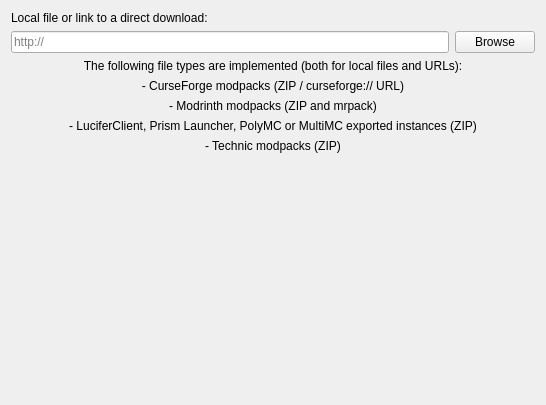
<?xml version="1.0" encoding="UTF-8"?>
<ui version="4.0">
 <class>ImportPage</class>
 <widget class="QWidget" name="ImportPage">
  <property name="geometry">
   <rect>
    <x>0</x>
    <y>0</y>
    <width>546</width>
    <height>405</height>
   </rect>
  </property>
  <layout class="QGridLayout" name="gridLayout">
   <item row="2" column="0">
    <widget class="QLineEdit" name="modpackEdit">
     <property name="placeholderText">
      <string notr="true">http://</string>
     </property>
    </widget>
   </item>
   <item row="2" column="1">
    <widget class="QPushButton" name="modpackBtn">
     <property name="text">
      <string>Browse</string>
     </property>
    </widget>
   </item>
   <item row="3" column="0" rowspan="2" colspan="2">
    <layout class="QVBoxLayout" name="verticalLayout">
     <item>
      <widget class="QLabel" name="label">
       <property name="text">
        <string>The following file types are implemented (both for local files and URLs):</string>
       </property>
       <property name="alignment">
        <set>Qt::AlignCenter</set>
       </property>
      </widget>
     </item>
     <item>
      <widget class="QLabel" name="label_5">
       <property name="text">
        <string>- CurseForge modpacks (ZIP / curseforge:// URL)</string>
       </property>
       <property name="alignment">
        <set>Qt::AlignCenter</set>
       </property>
      </widget>
     </item>
     <item>
      <widget class="QLabel" name="label_3">
       <property name="text">
        <string>- Modrinth modpacks (ZIP and mrpack)</string>
       </property>
       <property name="alignment">
        <set>Qt::AlignCenter</set>
       </property>
      </widget>
     </item>
     <item>
      <widget class="QLabel" name="label_2">
       <property name="text">
        <string>- LuciferClient, Prism Launcher, PolyMC or MultiMC exported instances (ZIP)</string>
       </property>
       <property name="alignment">
        <set>Qt::AlignCenter</set>
       </property>
      </widget>
     </item>
     <item>
      <widget class="QLabel" name="label_4">
       <property name="text">
        <string>- Technic modpacks (ZIP)</string>
       </property>
       <property name="alignment">
        <set>Qt::AlignCenter</set>
       </property>
      </widget>
     </item>
    </layout>
   </item>
   <item row="5" column="0" colspan="2">
    <spacer name="verticalSpacer">
     <property name="orientation">
      <enum>Qt::Vertical</enum>
     </property>
     <property name="sizeHint" stdset="0">
      <size>
       <width>20</width>
       <height>40</height>
      </size>
     </property>
    </spacer>
   </item>
   <item row="0" column="0" colspan="2">
    <widget class="QLabel" name="modpackLabel">
     <property name="text">
      <string>Local file or link to a direct download:</string>
     </property>
    </widget>
   </item>
  </layout>
 </widget>
 <resources/>
 <connections/>
</ui>
